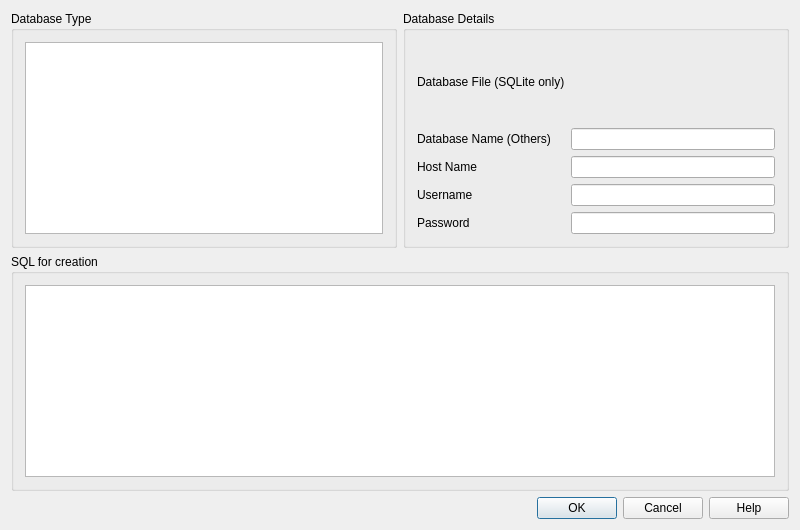
<?xml version="1.0" encoding="UTF-8"?>
<ui version="4.0">
 <class>KGenerateSqlDlg</class>
 <widget class="QWidget" name="KGenerateSqlDlg">
  <property name="geometry">
   <rect>
    <x>0</x>
    <y>0</y>
    <width>800</width>
    <height>528</height>
   </rect>
  </property>
  <property name="sizePolicy">
   <sizepolicy hsizetype="Minimum" vsizetype="Minimum">
    <horstretch>0</horstretch>
    <verstretch>0</verstretch>
   </sizepolicy>
  </property>
  <property name="minimumSize">
   <size>
    <width>0</width>
    <height>0</height>
   </size>
  </property>
  <property name="baseSize">
   <size>
    <width>518</width>
    <height>679</height>
   </size>
  </property>
  <property name="windowTitle">
   <string>KMyMoney - Generate SQL</string>
  </property>
  <layout class="QVBoxLayout" name="verticalLayout_3">
   <item>
    <layout class="QHBoxLayout" name="horizontalLayout">
     <item>
      <widget class="QGroupBox" name="groupBox1">
       <property name="title">
        <string>Database Type</string>
       </property>
       <layout class="QVBoxLayout" name="verticalLayout">
        <item>
         <widget class="QListWidget" name="listDrivers">
          <property name="sizePolicy">
           <sizepolicy hsizetype="Expanding" vsizetype="MinimumExpanding">
            <horstretch>0</horstretch>
            <verstretch>0</verstretch>
           </sizepolicy>
          </property>
         </widget>
        </item>
       </layout>
      </widget>
     </item>
     <item>
      <widget class="QGroupBox" name="groupBox">
       <property name="title">
        <string>Database Details</string>
       </property>
       <layout class="QVBoxLayout" name="verticalLayout_2">
        <item>
         <layout class="QGridLayout" name="gridLayout">
          <item row="0" column="0">
           <widget class="QLabel" name="label">
            <property name="text">
             <string>Database File (SQLite only)</string>
            </property>
           </widget>
          </item>
          <item row="0" column="1">
           <widget class="KUrlRequester" name="urlSqlite"/>
          </item>
          <item row="1" column="0">
           <widget class="QLabel" name="label_2">
            <property name="text">
             <string>Database Name (Others)</string>
            </property>
           </widget>
          </item>
          <item row="1" column="1">
           <widget class="KLineEdit" name="textDbName"/>
          </item>
          <item row="2" column="0">
           <widget class="QLabel" name="label_3">
            <property name="text">
             <string>Host Name</string>
            </property>
           </widget>
          </item>
          <item row="2" column="1">
           <widget class="KLineEdit" name="textHostName"/>
          </item>
          <item row="3" column="0">
           <widget class="QLabel" name="label_4">
            <property name="text">
             <string>Username</string>
            </property>
           </widget>
          </item>
          <item row="3" column="1">
           <widget class="KLineEdit" name="textUserName"/>
          </item>
          <item row="4" column="0">
           <widget class="QLabel" name="label_5">
            <property name="text">
             <string>Password</string>
            </property>
           </widget>
          </item>
          <item row="4" column="1">
           <widget class="KLineEdit" name="textPassword">
            <property name="echoMode">
             <enum>QLineEdit::Password</enum>
            </property>
           </widget>
          </item>
         </layout>
        </item>
       </layout>
      </widget>
     </item>
    </layout>
   </item>
   <item>
    <widget class="QGroupBox" name="groupBox_2">
     <property name="title">
      <string>SQL for creation</string>
     </property>
     <layout class="QVBoxLayout" name="verticalLayout_7">
      <item>
       <widget class="KTextEdit" name="textSQL">
        <property name="sizePolicy">
         <sizepolicy hsizetype="Expanding" vsizetype="MinimumExpanding">
          <horstretch>0</horstretch>
          <verstretch>1</verstretch>
         </sizepolicy>
        </property>
       </widget>
      </item>
     </layout>
    </widget>
   </item>
   <item>
    <widget class="QDialogButtonBox" name="buttonBox">
     <property name="standardButtons">
      <set>QDialogButtonBox::Cancel|QDialogButtonBox::Help|QDialogButtonBox::Ok</set>
     </property>
     <property name="centerButtons">
      <bool>false</bool>
     </property>
    </widget>
   </item>
  </layout>
 </widget>
 <layoutdefault spacing="6" margin="11"/>
 <customwidgets>
  <customwidget>
   <class>KLineEdit</class>
   <extends>QLineEdit</extends>
   <header>klineedit.h</header>
  </customwidget>
  <customwidget>
   <class>KTextEdit</class>
   <extends>QTextEdit</extends>
   <header>ktextedit.h</header>
  </customwidget>
  <customwidget>
   <class>KUrlRequester</class>
   <extends>QWidget</extends>
   <header>kurlrequester.h</header>
  </customwidget>
 </customwidgets>
 <resources/>
 <connections/>
</ui>
